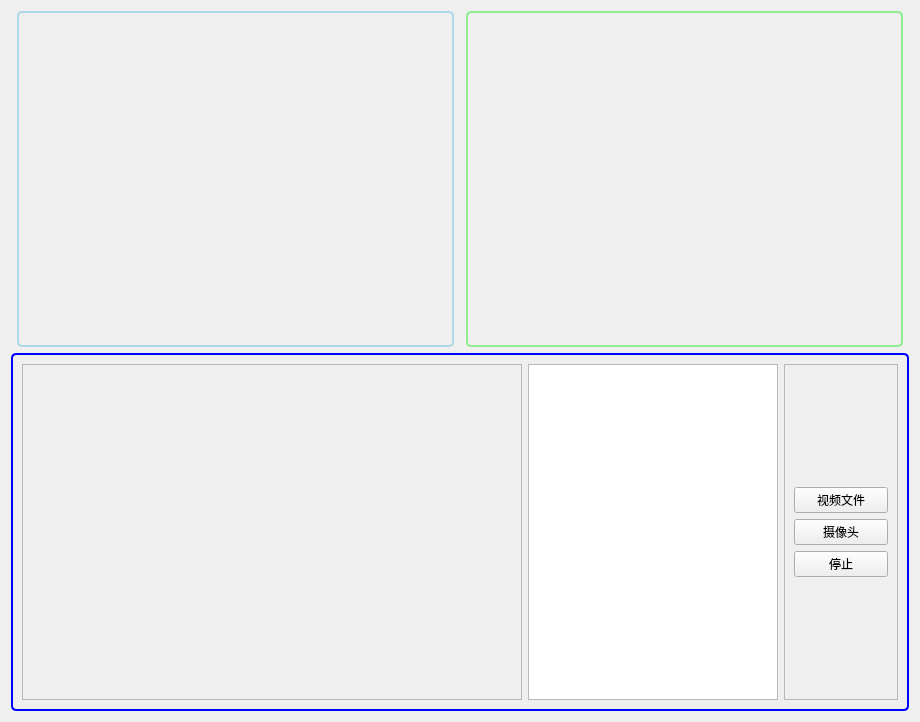
<?xml version="1.0" encoding="UTF-8"?>
<ui version="4.0">
 <class>Form</class>
 <widget class="QWidget" name="Form">
  <property name="geometry">
   <rect>
    <x>0</x>
    <y>0</y>
    <width>920</width>
    <height>714</height>
   </rect>
  </property>
  <property name="windowTitle">
   <string>YoLo-交通流量</string>
  </property>
  <layout class="QVBoxLayout" name="verticalLayout">
   <item>
    <layout class="QHBoxLayout" name="horizontalLayout">
     <item>
      <widget class="QFrame" name="frame">
       <property name="sizePolicy">
        <sizepolicy hsizetype="Fixed" vsizetype="Fixed">
         <horstretch>0</horstretch>
         <verstretch>0</verstretch>
        </sizepolicy>
       </property>
       <property name="minimumSize">
        <size>
         <width>437</width>
         <height>336</height>
        </size>
       </property>
       <property name="styleSheet">
        <string notr="true">#frame{
	border: 2px solid lightblue;
	border-radius: 5px;
}</string>
       </property>
       <property name="frameShape">
        <enum>QFrame::StyledPanel</enum>
       </property>
       <property name="frameShadow">
        <enum>QFrame::Raised</enum>
       </property>
       <widget class="QLabel" name="label">
        <property name="geometry">
         <rect>
          <x>3</x>
          <y>2</y>
          <width>430</width>
          <height>331</height>
         </rect>
        </property>
        <property name="sizePolicy">
         <sizepolicy hsizetype="Expanding" vsizetype="Expanding">
          <horstretch>0</horstretch>
          <verstretch>0</verstretch>
         </sizepolicy>
        </property>
        <property name="styleSheet">
         <string notr="true"/>
        </property>
        <property name="text">
         <string/>
        </property>
       </widget>
      </widget>
     </item>
     <item>
      <widget class="QFrame" name="frame_2">
       <property name="sizePolicy">
        <sizepolicy hsizetype="Fixed" vsizetype="Fixed">
         <horstretch>0</horstretch>
         <verstretch>0</verstretch>
        </sizepolicy>
       </property>
       <property name="minimumSize">
        <size>
         <width>437</width>
         <height>336</height>
        </size>
       </property>
       <property name="styleSheet">
        <string notr="true">#frame_2{
	border: 2px solid lightgreen;
	border-radius: 5px;
}</string>
       </property>
       <property name="frameShape">
        <enum>QFrame::StyledPanel</enum>
       </property>
       <property name="frameShadow">
        <enum>QFrame::Raised</enum>
       </property>
       <widget class="QLabel" name="label_2">
        <property name="geometry">
         <rect>
          <x>0</x>
          <y>0</y>
          <width>430</width>
          <height>331</height>
         </rect>
        </property>
        <property name="sizePolicy">
         <sizepolicy hsizetype="Expanding" vsizetype="Expanding">
          <horstretch>0</horstretch>
          <verstretch>0</verstretch>
         </sizepolicy>
        </property>
        <property name="styleSheet">
         <string notr="true"/>
        </property>
        <property name="text">
         <string/>
        </property>
       </widget>
      </widget>
     </item>
    </layout>
   </item>
   <item>
    <widget class="QFrame" name="horizontalFrame_2">
     <property name="styleSheet">
      <string notr="true">#horizontalFrame_2{
	border:2px solid blue;
	border-radius:5px;
}</string>
     </property>
     <layout class="QHBoxLayout" name="horizontalLayout_3">
      <item>
       <widget class="QFrame" name="frame_3">
        <property name="sizePolicy">
         <sizepolicy hsizetype="Fixed" vsizetype="Fixed">
          <horstretch>0</horstretch>
          <verstretch>0</verstretch>
         </sizepolicy>
        </property>
        <property name="minimumSize">
         <size>
          <width>500</width>
          <height>336</height>
         </size>
        </property>
        <property name="styleSheet">
         <string notr="true"/>
        </property>
        <property name="frameShape">
         <enum>QFrame::StyledPanel</enum>
        </property>
        <property name="frameShadow">
         <enum>QFrame::Raised</enum>
        </property>
       </widget>
      </item>
      <item>
       <widget class="QPlainTextEdit" name="plainTextEdit">
        <property name="maximumSize">
         <size>
          <width>250</width>
          <height>336</height>
         </size>
        </property>
       </widget>
      </item>
      <item>
       <widget class="QFrame" name="frame_4">
        <property name="enabled">
         <bool>true</bool>
        </property>
        <property name="frameShape">
         <enum>QFrame::StyledPanel</enum>
        </property>
        <property name="frameShadow">
         <enum>QFrame::Raised</enum>
        </property>
        <layout class="QVBoxLayout" name="verticalLayout_2">
         <item>
          <spacer name="verticalSpacer_2">
           <property name="orientation">
            <enum>Qt::Vertical</enum>
           </property>
           <property name="sizeHint" stdset="0">
            <size>
             <width>20</width>
             <height>40</height>
            </size>
           </property>
          </spacer>
         </item>
         <item>
          <widget class="QPushButton" name="pushButton">
           <property name="text">
            <string>视频文件</string>
           </property>
          </widget>
         </item>
         <item>
          <widget class="QPushButton" name="pushButton_2">
           <property name="text">
            <string>摄像头</string>
           </property>
          </widget>
         </item>
         <item>
          <widget class="QPushButton" name="pushButton_3">
           <property name="text">
            <string>停止</string>
           </property>
          </widget>
         </item>
         <item>
          <spacer name="verticalSpacer">
           <property name="orientation">
            <enum>Qt::Vertical</enum>
           </property>
           <property name="sizeHint" stdset="0">
            <size>
             <width>20</width>
             <height>40</height>
            </size>
           </property>
          </spacer>
         </item>
        </layout>
       </widget>
      </item>
     </layout>
    </widget>
   </item>
  </layout>
 </widget>
 <resources/>
 <connections/>
</ui>
